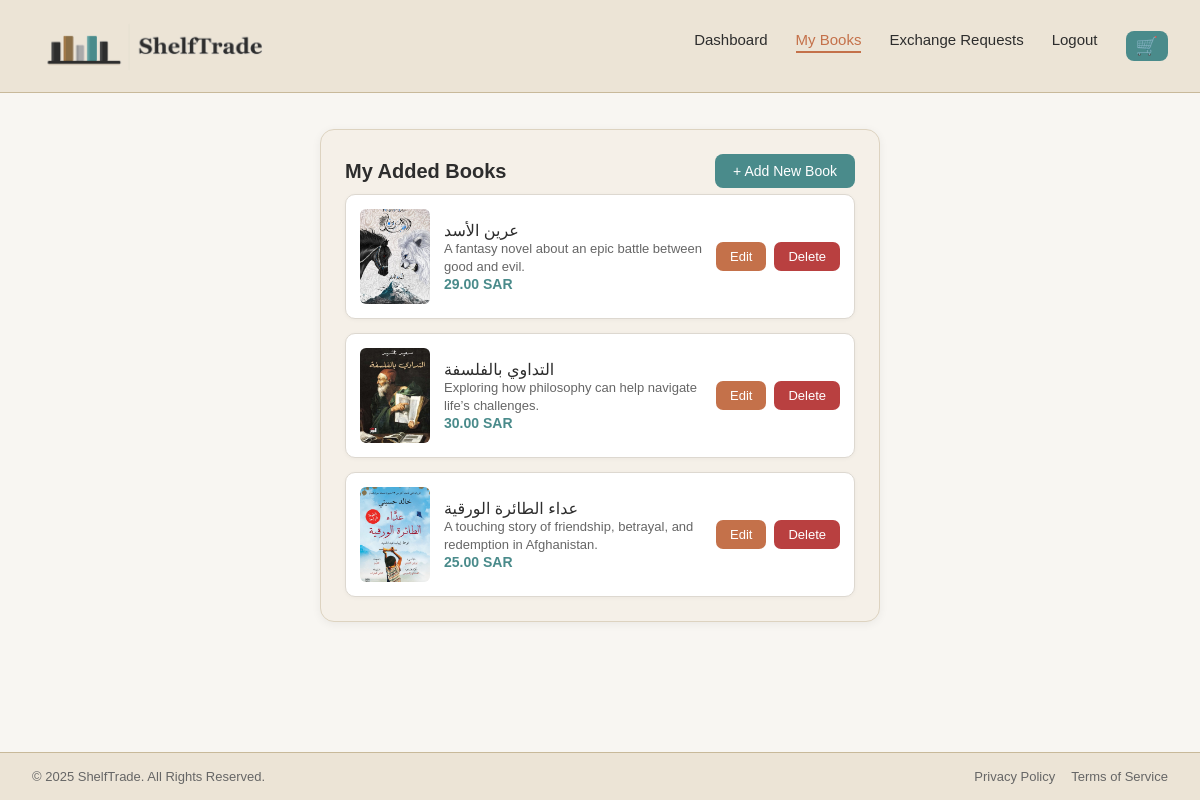
The page /src/my_books.php (signed in) on the database its author committed.
### tables this page shows
CREATE TABLE `book` (
  `bookId` int(11) NOT NULL,
  `image` text,
  `title` text,
  `description` text,
  `price` decimal(10,2) DEFAULT NULL,
  `category` enum('Literature','History','Novels','Philosophy') DEFAULT NULL,
  `bookStatus` enum('In stock','Out of stock') DEFAULT 'In stock',
  `userId` int(11) DEFAULT NULL,
  `cartId` int(11) DEFAULT NULL
);

### src/my_books.php (the view, shortened to what this page needs)
<?php
include '../configs/databaseConnection.php';
$userId = $_SESSION['userId'];
$stmt = $conn->prepare("SELECT * FROM book WHERE userId = ? ORDER BY bookId DESC");
$stmt->bind_param("i", $userId);
$stmt->execute();
$result = $stmt->get_result();
$books = $result->fetch_all(MYSQLI_ASSOC);
?>
<!DOCTYPE html>
<html lang="en">
<head>
  <link rel="stylesheet" href="../assets/css/header.css">
    <link rel="stylesheet" href="../assets/css/my_books.css">
</head>
<body>
  <header>
        <div class="logo"><img src="../assets/images/logo_short.png" alt="ShelfTrade Logo"></div>
        <nav>
            <ul>
                <li><a href="dashboard.php">Dashboard</a></li>
                <li><a href="my_books.php" class="active">My Books</a></li>
                <li><a href="exchange_requests.php">Exchange Requests</a></li>
            <li><a href="logout.php">Logout</a></li>
            <li><a href="cart.php" class="to-cart">&#128722;</a></li>
        </ul>
        </nav>
    </header>
  <div class="container">
    <div class="container-header">
        <h2>My Added Books</h2>
        <a href="add_book.php" class="add-book-btn">+ Add New Book</a>
    </div>
    <div id="booksList" class="books-list">
      <?php if (count($books) > 0): ?>
        <?php foreach ($books as $book): ?>
          <div class="book-item">
            <img src="../assets/images/<?= htmlspecialchars($book['image']) ?>" alt="<?= htmlspecialchars($book['title']) ?>">
            <div class="book-details">
              <div class="book-title"><?= htmlspecialchars($book['title']) ?></div>
              <div class="book-description"><?= htmlspecialchars($book['description']) ?></div>
              <div class="book-price"><?= htmlspecialchars($book['price']) ?> SAR</div>
            </div>
            <div class="buttons">
              <?php if ($book['bookStatus'] !== 'Out of stock'): ?>
                <a href="add_book.php?id=<?= $book['bookId'] ?>" class="edit-btn">Edit</a>
              <?php endif; ?>
              <a href="my_books.php?delete=<?= $book['bookId'] ?>" class="delete-btn" onclick="return confirmDelete(this.href);">Delete</a>
            </div>
          </div>
        <?php endforeach; ?>
      <?php else: ?>
        <p style="margin-top:20px;">You haven't added any books yet.</p>
      <?php endif; ?>
    </div>
  </div>
<footer>
    <div class="footer-content">
        <p>&copy; 2025 ShelfTrade. All Rights Reserved.</p>
        <div class="footer-links"><a href="#">Privacy Policy</a><a href="#">Terms of Service</a></div>
    </div>
</footer>
</body>
</html>

### assets/css/header.css (style rules this page uses)
* { margin: 0; padding: 0; box-sizing: border-box; }
header { display: flex; justify-content: space-between; align-items: center; padding: 8px 32px; background: #ece4d6; border-bottom: 1px solid #c8b99a; position: sticky; top: 0; z-index: 1000; }
.logo img { height: 72px; border-radius: 10px; border: none; }
nav { display: flex; align-items: center; gap: 24px; }
nav ul { list-style: none; display: flex; gap: 28px; }
nav ul li a { color: #2d2d2d; text-decoration: none; font-size: 15px; padding-bottom: 3px; border-bottom: 2px solid transparent; transition: color 0.2s, border-color 0.2s; }
nav ul li a.active { color: #c4714a; border-bottom-color: #c4714a; }
.to-cart { font-size: 18px; text-decoration: none; background: #4a8b8b; color: #fff; padding: 6px 10px; border-radius: 8px; transition: background 0.2s; display: inline-block; line-height: 1; border-bottom: none !important; }
footer { padding: 16px 32px; background: #ece4d6; border-top: 1px solid #c8b99a; margin-top: auto; }
.footer-content { display: flex; justify-content: space-between; align-items: center; max-width: 1200px; margin: 0 auto; font-size: 13px; color: #666; }
.footer-links a { color: #666; text-decoration: none; margin-left: 16px; transition: color 0.2s; }

### assets/css/my_books.css (style rules this page uses)
body { font-family: Arial, sans-serif; background: #f8f6f2; color: #2d2d2d; display: flex; flex-direction: column; min-height: 100vh; }
.container { width: 100%; max-width: 560px; margin: 36px auto; padding: 24px; box-sizing: border-box; border-radius: 14px; border: 1px solid #ddd3c0; background: #f5f0e8; box-shadow: 0 2px 10px rgba(0,0,0,0.06); }
.container-header { display: flex; justify-content: space-between; align-items: center; margin-bottom: 6px; }
.container-header h2 { font-size: 20px; font-weight: 600; color: #2d2d2d; }
.add-book-btn { background: #4a8b8b; color: #fff; padding: 9px 18px; border-radius: 8px; text-decoration: none; font-size: 14px; font-weight: 500; transition: background 0.2s; }
.books-list { display: flex; flex-direction: column; gap: 14px; }
.book-item { display: flex; align-items: center; justify-content: space-between; background: #fff; padding: 14px; border-radius: 10px; border: 1px solid #ddd8d0; box-shadow: 0 1px 4px rgba(0,0,0,0.04); }
.book-item img { width: 70px; height: 95px; border-radius: 6px; object-fit: cover; flex-shrink: 0; }
.book-details { flex-grow: 1; text-align: left; padding-left: 14px; overflow: hidden; }
.book-title { font-size: 16px; font-weight: 500; color: #2d2d2d; }
.book-description { font-size: 13px; color: #666; line-height: 1.4; max-width: 340px; }
.book-price { font-size: 14px; font-weight: 600; color: #4a8b8b; }
.buttons { display: flex; gap: 8px; flex-shrink: 0; }
.edit-btn { background: #c4714a; color: #fff; padding: 7px 14px; border-radius: 7px; text-decoration: none; font-size: 13px; font-weight: 500; transition: background 0.2s; }
.delete-btn { background: #b94040; color: #fff; padding: 7px 14px; border-radius: 7px; text-decoration: none; font-size: 13px; font-weight: 500; transition: background 0.2s; }

### rows shown on the page
book: image (picture), title "عرين الأسد", description "A fantasy novel about an epic battle between good and evil.", price "29.00"
book: image (picture), title "التداوي بالفلسفة", description "Exploring how philosophy can help navigate life’s challenges.", price "30.00"
book: image (picture), title "عداء الطائرة الورقية", description "A touching story of friendship, betrayal, and redemption in Afghanistan.", price "25.00"
